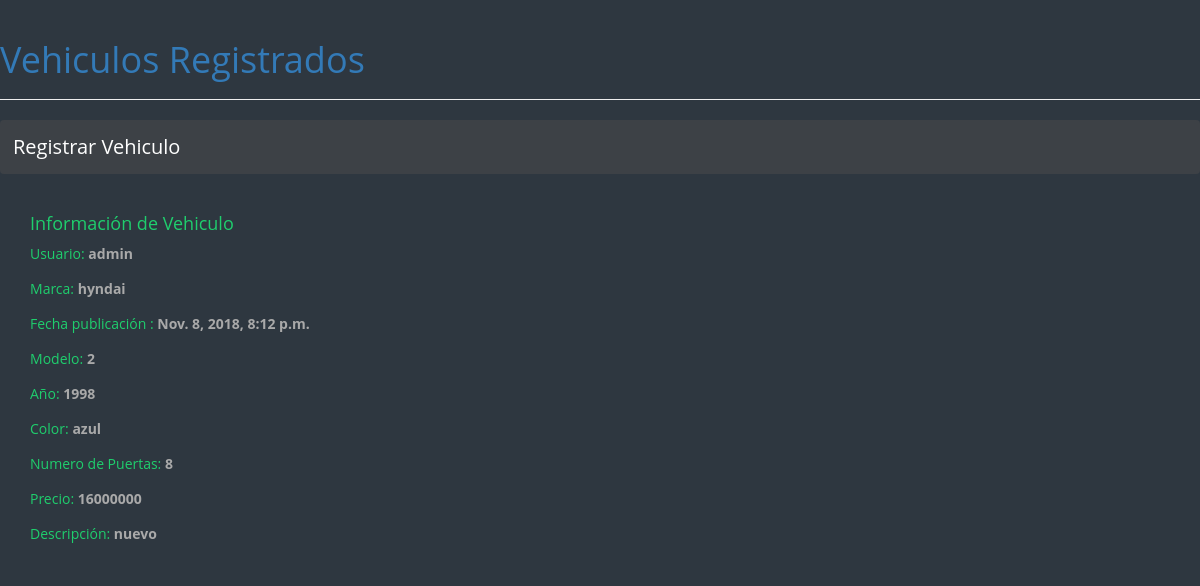
Page /post/6/ on the committed database.
### blog/models.py (models this page shows, shortened)
class Vehiculo(models.Model):
    author = models.ForeignKey('auth.User',on_delete=models.CASCADE)
    marca=models.CharField(max_length=30)
    modelo=models.CharField(max_length=30)
    anio=models.CharField(max_length=30)
    color=models.CharField(max_length=30)
    numero_puertas=models.CharField(max_length=30)
    descripcion=models.CharField(max_length=30)
    fecha_publicacion=models.DateTimeField(blank=True,null=True)
    precio=models.CharField(max_length=30)

### blog/views.py (the view)
# urls.py: path('post/<int:pk>/', views.post_detail, name='post_detail'),
def post_detail(request, pk):
    post = get_object_or_404(Vehiculo, pk=pk)
    return render(request, 'blog/post_detail.html', {'post': post})

### blog/templates/blog/post_detail.html (shortened to what this page needs)
{%extends 'blog/base.html'%}
{% block content %}
        <div class="post">
            <h4>Información de Vehiculo</h4>
            <p>Usuario: <label style="color:darkgray">{{ post.author }}</label></p>
            <p>Marca: <label style="color:darkgray">{{ post.marca }}</label></p>
            <p>Fecha publicación : <label style="color:darkgray">{{ post.fecha_publicacion }}</label></p>
            <p>Modelo: <label style="color:darkgray">{{ post.modelo }}</label></p>
            <p>Año: <label style="color:darkgray">{{ post.anio }}</label></p>
            <p>Color: <label style="color:darkgray">{{ post.color }}</label></p>
            <p>Numero de Puertas: <label style="color:darkgray">{{ post.numero_puertas }}</label></p>
            <p>Precio: <label style="color:darkgray">{{ post.precio }}</label></p>
            <p>Descripción: <label style="color:darkgray">{{ post.descripcion|linebreaksbr }}</label></p>
        </div>
    </div>
{% endblock %}

### blog/static/css/blog.css (style rules this page uses)
body { background: #2E3740; color: #1FCE6D; font-family: 'Open Sans', sans-serif }

### rows in the picture
Vehiculo: author "admin", marca "hyndai", fecha_publicacion "Nov. 8, 2018, 8:12 p.m.", modelo "2", anio "1998", color "azul", numero_puertas "8", precio "16000000", descripcion "nuevo"
